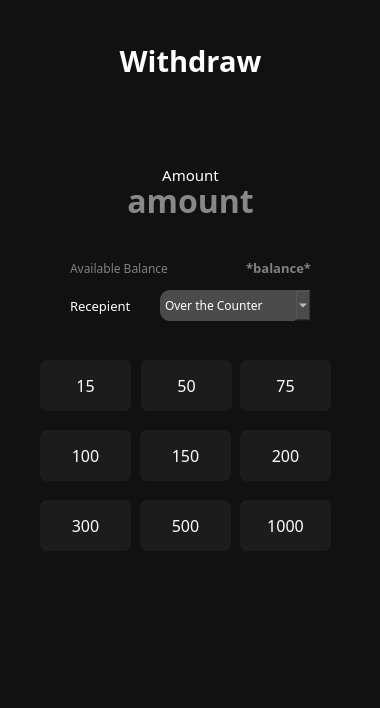
<?xml version="1.0" encoding="UTF-8"?>
<ui version="4.0">
 <class>Dialog</class>
 <widget class="QDialog" name="Dialog">
  <property name="geometry">
   <rect>
    <x>0</x>
    <y>0</y>
    <width>380</width>
    <height>708</height>
   </rect>
  </property>
  <property name="minimumSize">
   <size>
    <width>380</width>
    <height>708</height>
   </size>
  </property>
  <property name="maximumSize">
   <size>
    <width>421</width>
    <height>702</height>
   </size>
  </property>
  <property name="windowTitle">
   <string>Withdraw</string>
  </property>
  <widget class="QPushButton" name="backButton">
   <property name="geometry">
    <rect>
     <x>40</x>
     <y>40</y>
     <width>75</width>
     <height>24</height>
    </rect>
   </property>
   <property name="text">
    <string>Back</string>
   </property>
  </widget>
  <widget class="QFrame" name="frame">
   <property name="geometry">
    <rect>
     <x>-10</x>
     <y>0</y>
     <width>401</width>
     <height>711</height>
    </rect>
   </property>
   <property name="styleSheet">
    <string notr="true">background-color: #111111;</string>
   </property>
   <property name="frameShape">
    <enum>QFrame::StyledPanel</enum>
   </property>
   <property name="frameShadow">
    <enum>QFrame::Raised</enum>
   </property>
   <widget class="QPushButton" name="backButton_2">
    <property name="geometry">
     <rect>
      <x>30</x>
      <y>30</y>
      <width>41</width>
      <height>61</height>
     </rect>
    </property>
    <property name="styleSheet">
     <string notr="true"/>
    </property>
    <property name="text">
     <string/>
    </property>
    <property name="icon">
     <iconset>
      <normaloff>../../Downloads/Group 30.png</normaloff>../../Downloads/Group 30.png</iconset>
    </property>
    <property name="iconSize">
     <size>
      <width>30</width>
      <height>30</height>
     </size>
    </property>
    <property name="flat">
     <bool>true</bool>
    </property>
   </widget>
   <widget class="QLineEdit" name="lineAmount_2">
    <property name="geometry">
     <rect>
      <x>80</x>
      <y>180</y>
      <width>241</width>
      <height>51</height>
     </rect>
    </property>
    <property name="font">
     <font>
      <family>Montserrat ExtraBold</family>
      <pointsize>24</pointsize>
      <bold>true</bold>
     </font>
    </property>
    <property name="autoFillBackground">
     <bool>false</bool>
    </property>
    <property name="styleSheet">
     <string notr="true">color: white;
background-color: transparent;
border: black;</string>
    </property>
    <property name="text">
     <string/>
    </property>
    <property name="alignment">
     <set>Qt::AlignCenter</set>
    </property>
    <property name="placeholderText">
     <string>input amount</string>
    </property>
   </widget>
   <widget class="QLabel" name="label_5">
    <property name="geometry">
     <rect>
      <x>100</x>
      <y>230</y>
      <width>61</width>
      <height>16</height>
     </rect>
    </property>
    <property name="styleSheet">
     <string notr="true">color:white;</string>
    </property>
    <property name="text">
     <string>Sender</string>
    </property>
   </widget>
   <widget class="QLabel" name="label_6">
    <property name="geometry">
     <rect>
      <x>80</x>
      <y>150</y>
      <width>241</width>
      <height>31</height>
     </rect>
    </property>
    <property name="font">
     <font>
      <family>Montserrat Medium</family>
      <pointsize>11</pointsize>
     </font>
    </property>
    <property name="styleSheet">
     <string notr="true">color: white;
background-color: opacity(0%);</string>
    </property>
    <property name="text">
     <string>Amount</string>
    </property>
    <property name="alignment">
     <set>Qt::AlignCenter</set>
    </property>
   </widget>
   <widget class="QComboBox" name="withdrawType">
    <property name="geometry">
     <rect>
      <x>170</x>
      <y>290</y>
      <width>151</width>
      <height>31</height>
     </rect>
    </property>
    <property name="font">
     <font>
      <family>Montserrat Light</family>
      <pointsize>9</pointsize>
      <bold>false</bold>
     </font>
    </property>
    <property name="layoutDirection">
     <enum>Qt::LeftToRight</enum>
    </property>
    <property name="styleSheet">
     <string notr="true">color: white;
background-color: #4B4B4B;
border-radius: 10px;

</string>
    </property>
    <item>
     <property name="text">
      <string>Over the Counter</string>
     </property>
    </item>
    <item>
     <property name="text">
      <string>Local Banks</string>
     </property>
    </item>
    <item>
     <property name="text">
      <string>International Banks</string>
     </property>
    </item>
    <item>
     <property name="text">
      <string>ATM</string>
     </property>
    </item>
   </widget>
   <widget class="QLabel" name="label_7">
    <property name="geometry">
     <rect>
      <x>100</x>
      <y>40</y>
      <width>201</width>
      <height>41</height>
     </rect>
    </property>
    <property name="font">
     <font>
      <family>Montserrat SemiBold</family>
      <pointsize>22</pointsize>
      <bold>true</bold>
     </font>
    </property>
    <property name="styleSheet">
     <string notr="true">color:white;
background-color: opacity(0%);</string>
    </property>
    <property name="text">
     <string>Withdraw</string>
    </property>
    <property name="alignment">
     <set>Qt::AlignCenter</set>
    </property>
   </widget>
   <widget class="QLabel" name="label">
    <property name="geometry">
     <rect>
      <x>20</x>
      <y>110</y>
      <width>361</width>
      <height>161</height>
     </rect>
    </property>
    <property name="text">
     <string/>
    </property>
    <property name="pixmap">
     <pixmap>../../Downloads/Group 24.png</pixmap>
    </property>
    <property name="scaledContents">
     <bool>true</bool>
    </property>
   </widget>
   <widget class="QLabel" name="label_8">
    <property name="geometry">
     <rect>
      <x>80</x>
      <y>290</y>
      <width>71</width>
      <height>31</height>
     </rect>
    </property>
    <property name="font">
     <font>
      <family>Montserrat Medium</family>
      <pointsize>10</pointsize>
     </font>
    </property>
    <property name="styleSheet">
     <string notr="true">color: white;
background-color: opacity(0%);</string>
    </property>
    <property name="text">
     <string>Recepient</string>
    </property>
   </widget>
   <widget class="QPushButton" name="button75_3">
    <property name="geometry">
     <rect>
      <x>250</x>
      <y>360</y>
      <width>91</width>
      <height>51</height>
     </rect>
    </property>
    <property name="font">
     <font>
      <family>Montserrat Light</family>
      <pointsize>12</pointsize>
     </font>
    </property>
    <property name="styleSheet">
     <string notr="true">color: white; 
background-color: #1C1C1C;
border-radius: 7px;</string>
    </property>
    <property name="text">
     <string>75</string>
    </property>
    <property name="default">
     <bool>false</bool>
    </property>
    <property name="flat">
     <bool>false</bool>
    </property>
   </widget>
   <widget class="QPushButton" name="button200_3">
    <property name="geometry">
     <rect>
      <x>250</x>
      <y>430</y>
      <width>91</width>
      <height>51</height>
     </rect>
    </property>
    <property name="font">
     <font>
      <family>Montserrat Light</family>
      <pointsize>12</pointsize>
     </font>
    </property>
    <property name="styleSheet">
     <string notr="true">color: white; 
background-color: #1C1C1C;
border-radius: 7px;</string>
    </property>
    <property name="text">
     <string>200</string>
    </property>
   </widget>
   <widget class="QPushButton" name="button50_3">
    <property name="geometry">
     <rect>
      <x>151</x>
      <y>360</y>
      <width>91</width>
      <height>51</height>
     </rect>
    </property>
    <property name="font">
     <font>
      <family>Montserrat Light</family>
      <pointsize>12</pointsize>
     </font>
    </property>
    <property name="styleSheet">
     <string notr="true">color: white; 
background-color: #1C1C1C;
border-radius: 7px;</string>
    </property>
    <property name="text">
     <string>50</string>
    </property>
   </widget>
   <widget class="QPushButton" name="button500_3">
    <property name="geometry">
     <rect>
      <x>150</x>
      <y>500</y>
      <width>91</width>
      <height>51</height>
     </rect>
    </property>
    <property name="font">
     <font>
      <family>Montserrat Light</family>
      <pointsize>12</pointsize>
     </font>
    </property>
    <property name="styleSheet">
     <string notr="true">color: white; 
background-color: #1C1C1C;
border-radius: 7px;</string>
    </property>
    <property name="text">
     <string>500</string>
    </property>
   </widget>
   <widget class="QPushButton" name="button100_3">
    <property name="geometry">
     <rect>
      <x>50</x>
      <y>430</y>
      <width>91</width>
      <height>51</height>
     </rect>
    </property>
    <property name="font">
     <font>
      <family>Montserrat Light</family>
      <pointsize>12</pointsize>
     </font>
    </property>
    <property name="styleSheet">
     <string notr="true">color: white; 
background-color: #1C1C1C;
border-radius: 7px;</string>
    </property>
    <property name="text">
     <string>100</string>
    </property>
   </widget>
   <widget class="QPushButton" name="button300_3">
    <property name="geometry">
     <rect>
      <x>50</x>
      <y>500</y>
      <width>91</width>
      <height>51</height>
     </rect>
    </property>
    <property name="font">
     <font>
      <family>Montserrat Light</family>
      <pointsize>12</pointsize>
     </font>
    </property>
    <property name="styleSheet">
     <string notr="true">color: white; 
background-color: #1C1C1C;
border-radius: 7px;</string>
    </property>
    <property name="text">
     <string>300</string>
    </property>
   </widget>
   <widget class="QPushButton" name="button1000_3">
    <property name="geometry">
     <rect>
      <x>250</x>
      <y>500</y>
      <width>91</width>
      <height>51</height>
     </rect>
    </property>
    <property name="font">
     <font>
      <family>Montserrat Light</family>
      <pointsize>12</pointsize>
     </font>
    </property>
    <property name="styleSheet">
     <string notr="true">color: white; 
background-color: #1C1C1C;
border-radius: 7px;</string>
    </property>
    <property name="text">
     <string>1000</string>
    </property>
   </widget>
   <widget class="QPushButton" name="button15_3">
    <property name="geometry">
     <rect>
      <x>50</x>
      <y>360</y>
      <width>91</width>
      <height>51</height>
     </rect>
    </property>
    <property name="font">
     <font>
      <family>Montserrat Light</family>
      <pointsize>12</pointsize>
     </font>
    </property>
    <property name="styleSheet">
     <string notr="true">color: white; 
background-color: #1C1C1C;
border-radius: 7px;</string>
    </property>
    <property name="text">
     <string>15</string>
    </property>
   </widget>
   <widget class="QPushButton" name="button150_3">
    <property name="geometry">
     <rect>
      <x>150</x>
      <y>430</y>
      <width>91</width>
      <height>51</height>
     </rect>
    </property>
    <property name="font">
     <font>
      <family>Montserrat Light</family>
      <pointsize>12</pointsize>
     </font>
    </property>
    <property name="styleSheet">
     <string notr="true">color: white; 
background-color: #1C1C1C;
border-radius: 7px;</string>
    </property>
    <property name="text">
     <string>150</string>
    </property>
   </widget>
   <widget class="QPushButton" name="nextButton_3">
    <property name="geometry">
     <rect>
      <x>50</x>
      <y>570</y>
      <width>291</width>
      <height>71</height>
     </rect>
    </property>
    <property name="styleSheet">
     <string notr="true"/>
    </property>
    <property name="text">
     <string/>
    </property>
    <property name="icon">
     <iconset>
      <normaloff>../../Downloads/Group 58.png</normaloff>../../Downloads/Group 58.png</iconset>
    </property>
    <property name="iconSize">
     <size>
      <width>225</width>
      <height>225</height>
     </size>
    </property>
    <property name="flat">
     <bool>true</bool>
    </property>
   </widget>
   <widget class="QLabel" name="label_3">
    <property name="geometry">
     <rect>
      <x>80</x>
      <y>260</y>
      <width>121</width>
      <height>16</height>
     </rect>
    </property>
    <property name="font">
     <font>
      <family>Montserrat Medium</family>
     </font>
    </property>
    <property name="styleSheet">
     <string notr="true">color: gray;
background-color: opacity(0%);</string>
    </property>
    <property name="text">
     <string>Available Balance</string>
    </property>
   </widget>
   <widget class="QLabel" name="userbalance">
    <property name="geometry">
     <rect>
      <x>240</x>
      <y>260</y>
      <width>81</width>
      <height>16</height>
     </rect>
    </property>
    <property name="font">
     <font>
      <family>Montserrat SemiBold</family>
      <pointsize>10</pointsize>
      <bold>true</bold>
     </font>
    </property>
    <property name="styleSheet">
     <string notr="true">color: gray;
background-color: opacity(0%);</string>
    </property>
    <property name="text">
     <string>*balance*</string>
    </property>
    <property name="alignment">
     <set>Qt::AlignRight|Qt::AlignTrailing|Qt::AlignVCenter</set>
    </property>
   </widget>
   <widget class="QLineEdit" name="lineAmount_3">
    <property name="geometry">
     <rect>
      <x>80</x>
      <y>180</y>
      <width>241</width>
      <height>40</height>
     </rect>
    </property>
    <property name="font">
     <font>
      <family>Montserrat ExtraBold</family>
      <pointsize>24</pointsize>
      <bold>true</bold>
     </font>
    </property>
    <property name="autoFillBackground">
     <bool>false</bool>
    </property>
    <property name="styleSheet">
     <string notr="true">color: white;
background-color: transparent;
border: black;</string>
    </property>
    <property name="text">
     <string/>
    </property>
    <property name="alignment">
     <set>Qt::AlignCenter</set>
    </property>
    <property name="placeholderText">
     <string>amount</string>
    </property>
   </widget>
   <widget class="QLabel" name="label_9">
    <property name="geometry">
     <rect>
      <x>80</x>
      <y>160</y>
      <width>241</width>
      <height>30</height>
     </rect>
    </property>
    <property name="font">
     <font>
      <family>Montserrat Medium</family>
      <pointsize>11</pointsize>
     </font>
    </property>
    <property name="styleSheet">
     <string notr="true">color: white;
background-color: opacity(0%);</string>
    </property>
    <property name="text">
     <string>Amount</string>
    </property>
    <property name="alignment">
     <set>Qt::AlignCenter</set>
    </property>
   </widget>
   <zorder>backButton_2</zorder>
   <zorder>lineAmount_2</zorder>
   <zorder>label_5</zorder>
   <zorder>label_6</zorder>
   <zorder>label_8</zorder>
   <zorder>button75_3</zorder>
   <zorder>button200_3</zorder>
   <zorder>button50_3</zorder>
   <zorder>button500_3</zorder>
   <zorder>button100_3</zorder>
   <zorder>button300_3</zorder>
   <zorder>button1000_3</zorder>
   <zorder>button15_3</zorder>
   <zorder>button150_3</zorder>
   <zorder>nextButton_3</zorder>
   <zorder>label_7</zorder>
   <zorder>label</zorder>
   <zorder>withdrawType</zorder>
   <zorder>label_3</zorder>
   <zorder>userbalance</zorder>
   <zorder>lineAmount_3</zorder>
   <zorder>label_9</zorder>
  </widget>
  <widget class="QPushButton" name="button75">
   <property name="geometry">
    <rect>
     <x>638</x>
     <y>652</y>
     <width>75</width>
     <height>24</height>
    </rect>
   </property>
   <property name="text">
    <string>75</string>
   </property>
  </widget>
  <widget class="QPushButton" name="button50">
   <property name="geometry">
    <rect>
     <x>529</x>
     <y>652</y>
     <width>75</width>
     <height>24</height>
    </rect>
   </property>
   <property name="text">
    <string>50</string>
   </property>
  </widget>
  <widget class="QPushButton" name="button150">
   <property name="geometry">
    <rect>
     <x>529</x>
     <y>713</y>
     <width>75</width>
     <height>24</height>
    </rect>
   </property>
   <property name="text">
    <string>150</string>
   </property>
  </widget>
  <widget class="QPushButton" name="button15">
   <property name="geometry">
    <rect>
     <x>421</x>
     <y>652</y>
     <width>75</width>
     <height>24</height>
    </rect>
   </property>
   <property name="text">
    <string>15</string>
   </property>
  </widget>
  <widget class="QPushButton" name="button100">
   <property name="geometry">
    <rect>
     <x>421</x>
     <y>713</y>
     <width>75</width>
     <height>24</height>
    </rect>
   </property>
   <property name="text">
    <string>100</string>
   </property>
  </widget>
  <widget class="QPushButton" name="button500">
   <property name="geometry">
    <rect>
     <x>529</x>
     <y>774</y>
     <width>75</width>
     <height>24</height>
    </rect>
   </property>
   <property name="text">
    <string>500</string>
   </property>
  </widget>
  <widget class="QPushButton" name="button200">
   <property name="geometry">
    <rect>
     <x>638</x>
     <y>713</y>
     <width>75</width>
     <height>24</height>
    </rect>
   </property>
   <property name="text">
    <string>200</string>
   </property>
  </widget>
  <widget class="QPushButton" name="button300">
   <property name="geometry">
    <rect>
     <x>421</x>
     <y>774</y>
     <width>75</width>
     <height>24</height>
    </rect>
   </property>
   <property name="text">
    <string>300</string>
   </property>
  </widget>
  <widget class="QPushButton" name="button1000">
   <property name="geometry">
    <rect>
     <x>638</x>
     <y>774</y>
     <width>75</width>
     <height>24</height>
    </rect>
   </property>
   <property name="text">
    <string>1000</string>
   </property>
  </widget>
  <widget class="QPushButton" name="nextButton">
   <property name="geometry">
    <rect>
     <x>421</x>
     <y>835</y>
     <width>75</width>
     <height>24</height>
    </rect>
   </property>
   <property name="text">
    <string>Next</string>
   </property>
  </widget>
  <zorder>button75</zorder>
  <zorder>button50</zorder>
  <zorder>button150</zorder>
  <zorder>button15</zorder>
  <zorder>button100</zorder>
  <zorder>button500</zorder>
  <zorder>button200</zorder>
  <zorder>button300</zorder>
  <zorder>button1000</zorder>
  <zorder>backButton</zorder>
  <zorder>frame</zorder>
  <zorder>nextButton</zorder>
 </widget>
 <resources/>
 <connections/>
</ui>
